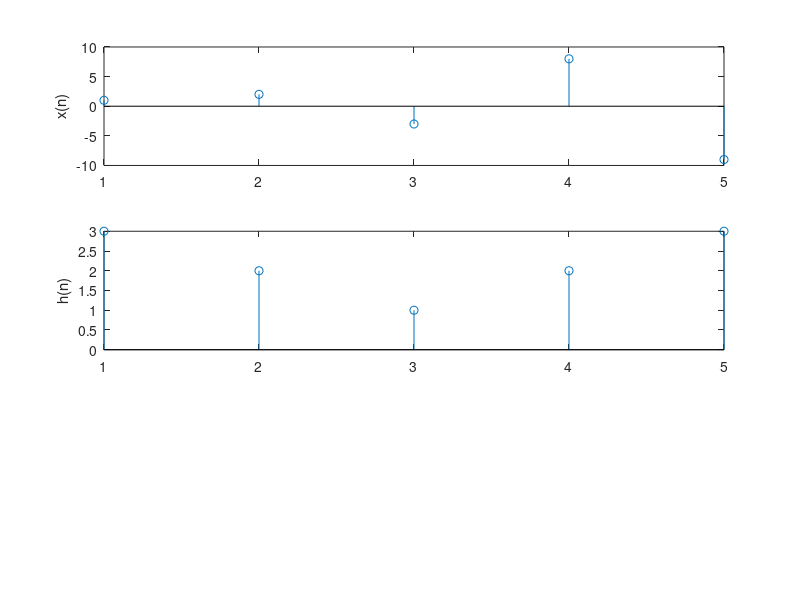

Here is the MATLAB script that generated this plot:
clc
clear all
close all
%%
x = [1 2 -3 8 -9];
h = [3 2 1 2 3];
subplot(311);
stem(x);
ylabel('x(n)');
subplot(312);
stem(h);
ylabel('h(n)');